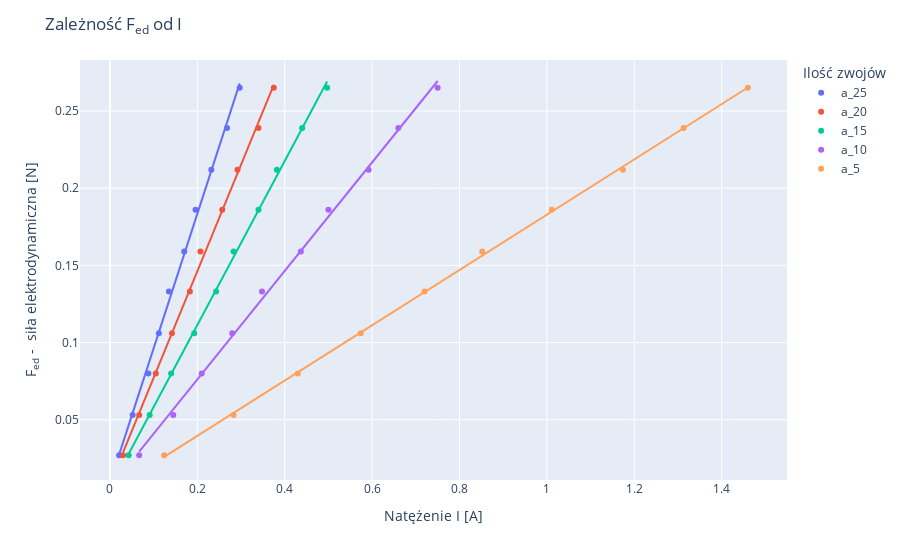

The cell this chart's notebook holds for it:
### Markdown cell above
# Utworzeniu wykresu F<sub>ed</sub> od I

### Code cell
fig = px.scatter(df, y="fed", x=["a_25", "a_20", "a_15", "a_10", "a_5"], trendline="ols")
fig.update_layout(
    title_text = "Zależność F<sub>ed</sub> od I",
    xaxis_title_text = "Natężenie I [A]",
    yaxis_title_text = "F<sub>ed</sub> -  siła elektrodynamiczna [N]",
    legend_title_text = "Ilość zwojów")
fig.show()

### Figure 1 — Plotly figure (JSON) as saved in the notebook; plotly's stock layout.template omitted (floating-point values rounded to 4 significant figures)
{"data": [{"hovertemplate": "variable=a_25<br>value=%{x}<br>fed=%{y}<extra></extra>", "legendgroup": "a_25", "marker": {"color": "#636efa", "symbol": "circle"}, "mode": "markers", "name": "a_25", "orientation": "v", "showlegend": true, "type": "scatter", "x": [0.021, 0.052, 0.088, 0.112, 0.135, 0.17, 0.196, 0.232, 0.268, 0.297], "xaxis": "x", "y": [0.027, 0.053, 0.08, 0.106, 0.133, 0.159, 0.186, 0.212, 0.239, 0.265], "yaxis": "y"}, {"hovertemplate": "<b>OLS trendline</b><br>fed = 0.871415 * value + 0.00910066<br>R<sup>2</sup>=0.997618<br><br>variable=a_25<br>value=%{x}<br>fed=%{y} <b>(trend)</b><extra></extra>", "legendgroup": "a_25", "marker": {"color": "#636efa", "symbol": "circle"}, "mode": "lines", "name": "a_25", "showlegend": false, "type": "scatter", "x": [0.021, 0.052, 0.088, 0.112, 0.135, 0.17, 0.196, 0.232, 0.268, 0.297], "xaxis": "x", "y": [0.0274, 0.05441, 0.08579, 0.1067, 0.1267, 0.1572, 0.1799, 0.2113, 0.2426, 0.2679], "yaxis": "y"}, {"hovertemplate": "variable=a_20<br>value=%{x}<br>fed=%{y}<extra></extra>", "legendgroup": "a_20", "marker": {"color": "#EF553B", "symbol": "circle"}, "mode": "markers", "name": "a_20", "orientation": "v", "showlegend": true, "type": "scatter", "x": [0.03, 0.067, 0.105, 0.142, 0.183, 0.207, 0.257, 0.292, 0.34, 0.375], "xaxis": "x", "y": [0.027, 0.053, 0.08, 0.106, 0.133, 0.159, 0.186, 0.212, 0.239, 0.265], "yaxis": "y"}, {"hovertemplate": "<b>OLS trendline</b><br>fed = 0.690272 * value + 0.0080836<br>R<sup>2</sup>=0.998348<br><br>variable=a_20<br>value=%{x}<br>fed=%{y} <b>(trend)</b><extra></extra>", "legendgroup": "a_20", "marker": {"color": "#EF553B", "symbol": "circle"}, "mode": "lines", "name": "a_20", "showlegend": false, "type": "scatter", "x": [0.03, 0.067, 0.105, 0.142, 0.183, 0.207, 0.257, 0.292, 0.34, 0.375], "xaxis": "x", "y": [0.02879, 0.05433, 0.08056, 0.1061, 0.1344, 0.151, 0.1855, 0.2096, 0.2428, 0.2669], "yaxis": "y"}, {"hovertemplate": "variable=a_15<br>value=%{x}<br>fed=%{y}<extra></extra>", "legendgroup": "a_15", "marker": {"color": "#00cc96", "symbol": "circle"}, "mode": "markers", "name": "a_15", "orientation": "v", "showlegend": true, "type": "scatter", "x": [0.043, 0.091, 0.14, 0.193, 0.243, 0.283, 0.34, 0.382, 0.44, 0.497], "xaxis": "x", "y": [0.027, 0.053, 0.08, 0.106, 0.133, 0.159, 0.186, 0.212, 0.239, 0.265], "yaxis": "y"}, {"hovertemplate": "<b>OLS trendline</b><br>fed = 0.531156 * value + 0.0051373<br>R<sup>2</sup>=0.999119<br><br>variable=a_15<br>value=%{x}<br>fed=%{y} <b>(trend)</b><extra></extra>", "legendgroup": "a_15", "marker": {"color": "#00cc96", "symbol": "circle"}, "mode": "lines", "name": "a_15", "showlegend": false, "type": "scatter", "x": [0.043, 0.091, 0.14, 0.193, 0.243, 0.283, 0.34, 0.382, 0.44, 0.497], "xaxis": "x", "y": [0.02798, 0.05347, 0.0795, 0.1077, 0.1342, 0.1555, 0.1857, 0.208, 0.2388, 0.2691], "yaxis": "y"}, {"hovertemplate": "variable=a_10<br>value=%{x}<br>fed=%{y}<extra></extra>", "legendgroup": "a_10", "marker": {"color": "#ab63fa", "symbol": "circle"}, "mode": "markers", "name": "a_10", "orientation": "v", "showlegend": true, "type": "scatter", "x": [0.067, 0.145, 0.21, 0.28, 0.348, 0.437, 0.5, 0.592, 0.66, 0.75], "xaxis": "x", "y": [0.027, 0.053, 0.08, 0.106, 0.133, 0.159, 0.186, 0.212, 0.239, 0.265], "yaxis": "y"}, {"hovertemplate": "<b>OLS trendline</b><br>fed = 0.351578 * value + 0.00575574<br>R<sup>2</sup>=0.998421<br><br>variable=a_10<br>value=%{x}<br>fed=%{y} <b>(trend)</b><extra></extra>", "legendgroup": "a_10", "marker": {"color": "#ab63fa", "symbol": "circle"}, "mode": "lines", "name": "a_10", "showlegend": false, "type": "scatter", "x": [0.067, 0.145, 0.21, 0.28, 0.348, 0.437, 0.5, 0.592, 0.66, 0.75], "xaxis": "x", "y": [0.02931, 0.05673, 0.07959, 0.1042, 0.1281, 0.1594, 0.1815, 0.2139, 0.2378, 0.2694], "yaxis": "y"}, {"hovertemplate": "variable=a_5<br>value=%{x}<br>fed=%{y}<extra></extra>", "legendgroup": "a_5", "marker": {"color": "#FFA15A", "symbol": "circle"}, "mode": "markers", "name": "a_5", "orientation": "v", "showlegend": true, "type": "scatter", "x": [0.124, 0.283, 0.43, 0.574, 0.72, 0.852, 1.011, 1.174, 1.313, 1.46], "xaxis": "x", "y": [0.027, 0.053, 0.08, 0.106, 0.133, 0.159, 0.186, 0.212, 0.239, 0.265], "yaxis": "y"}, {"hovertemplate": "<b>OLS trendline</b><br>fed = 0.179071 * value + 0.00379939<br>R<sup>2</sup>=0.999712<br><br>variable=a_5<br>value=%{x}<br>fed=%{y} <b>(trend)</b><extra></extra>", "legendgroup": "a_5", "marker": {"color": "#FFA15A", "symbol": "circle"}, "mode": "lines", "name": "a_5", "showlegend": false, "type": "scatter", "x": [0.124, 0.283, 0.43, 0.574, 0.72, 0.852, 1.011, 1.174, 1.313, 1.46], "xaxis": "x", "y": [0.026, 0.05448, 0.0808, 0.1066, 0.1327, 0.1564, 0.1848, 0.214, 0.2389, 0.2652], "yaxis": "y"}], "layout": {"legend": {"title": {"text": "Ilość zwojów"}, "tracegroupgap": 0}, "margin": {"t": 60}, "title": {"text": "Zależność F<sub>ed</sub> od I"}, "xaxis": {"anchor": "y", "domain": [0, 1], "title": {"text": "Natężenie I [A]"}}, "yaxis": {"anchor": "x", "domain": [0, 1], "title": {"text": "F<sub>ed</sub> -  siła elektrodynamiczna [N]"}}}}
